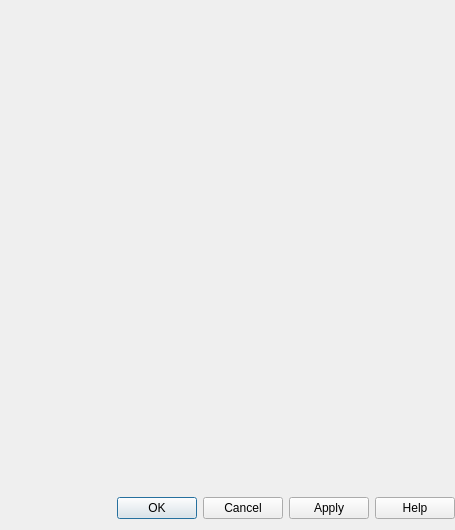
<?xml version="1.0" encoding="UTF-8"?>
<ui version="4.0">
 <class>PropertiesDialog</class>
 <widget class="QDialog" name="PropertiesDialog">
  <property name="geometry">
   <rect>
    <x>0</x>
    <y>0</y>
    <width>455</width>
    <height>530</height>
   </rect>
  </property>
  <property name="windowTitle">
   <string>Properties Dialog</string>
  </property>
  <layout class="QVBoxLayout" name="verticalLayout">
   <property name="leftMargin">
    <number>0</number>
   </property>
   <property name="topMargin">
    <number>0</number>
   </property>
   <property name="rightMargin">
    <number>0</number>
   </property>
   <item>
    <widget class="QScrollArea" name="scrollArea">
     <property name="frameShape">
      <enum>QFrame::NoFrame</enum>
     </property>
     <property name="widgetResizable">
      <bool>true</bool>
     </property>
     <widget class="QWidget" name="scrollAreaWidgetContents">
      <property name="geometry">
       <rect>
        <x>0</x>
        <y>0</y>
        <width>455</width>
        <height>492</height>
       </rect>
      </property>
     </widget>
    </widget>
   </item>
   <item>
    <widget class="QDialogButtonBox" name="buttonBox">
     <property name="orientation">
      <enum>Qt::Horizontal</enum>
     </property>
     <property name="standardButtons">
      <set>QDialogButtonBox::Apply|QDialogButtonBox::Cancel|QDialogButtonBox::Help|QDialogButtonBox::Ok</set>
     </property>
    </widget>
   </item>
  </layout>
 </widget>
 <resources/>
 <connections>
  <connection>
   <sender>buttonBox</sender>
   <signal>accepted()</signal>
   <receiver>PropertiesDialog</receiver>
   <slot>accept()</slot>
   <hints>
    <hint type="sourcelabel">
     <x>248</x>
     <y>254</y>
    </hint>
    <hint type="destinationlabel">
     <x>157</x>
     <y>274</y>
    </hint>
   </hints>
  </connection>
  <connection>
   <sender>buttonBox</sender>
   <signal>rejected()</signal>
   <receiver>PropertiesDialog</receiver>
   <slot>reject()</slot>
   <hints>
    <hint type="sourcelabel">
     <x>316</x>
     <y>260</y>
    </hint>
    <hint type="destinationlabel">
     <x>286</x>
     <y>274</y>
    </hint>
   </hints>
  </connection>
 </connections>
</ui>
